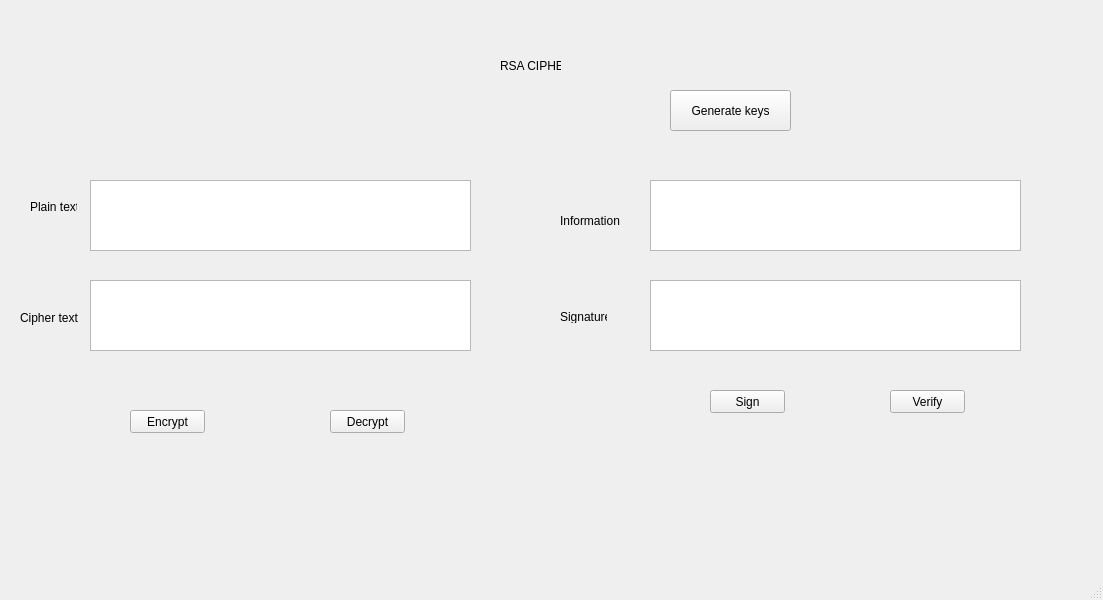
<?xml version="1.0" encoding="UTF-8"?>
<ui version="4.0">
 <class>MainWindow</class>
 <widget class="QMainWindow" name="MainWindow">
  <property name="geometry">
   <rect>
    <x>0</x>
    <y>0</y>
    <width>1103</width>
    <height>600</height>
   </rect>
  </property>
  <property name="windowTitle">
   <string>MainWindow</string>
  </property>
  <widget class="QWidget" name="centralwidget">
   <widget class="QLabel" name="label">
    <property name="geometry">
     <rect>
      <x>500</x>
      <y>40</y>
      <width>61</width>
      <height>51</height>
     </rect>
    </property>
    <property name="text">
     <string>RSA CIPHER</string>
    </property>
   </widget>
   <widget class="QPlainTextEdit" name="txt_plaintext">
    <property name="geometry">
     <rect>
      <x>90</x>
      <y>180</y>
      <width>381</width>
      <height>71</height>
     </rect>
    </property>
   </widget>
   <widget class="QPlainTextEdit" name="txt_cipher">
    <property name="geometry">
     <rect>
      <x>90</x>
      <y>280</y>
      <width>381</width>
      <height>71</height>
     </rect>
    </property>
   </widget>
   <widget class="QPlainTextEdit" name="txt_sign">
    <property name="geometry">
     <rect>
      <x>650</x>
      <y>280</y>
      <width>371</width>
      <height>71</height>
     </rect>
    </property>
   </widget>
   <widget class="QPlainTextEdit" name="txt_Info">
    <property name="geometry">
     <rect>
      <x>650</x>
      <y>180</y>
      <width>371</width>
      <height>71</height>
     </rect>
    </property>
   </widget>
   <widget class="QLabel" name="label_2">
    <property name="geometry">
     <rect>
      <x>30</x>
      <y>200</y>
      <width>47</width>
      <height>13</height>
     </rect>
    </property>
    <property name="text">
     <string>Plain text</string>
    </property>
   </widget>
   <widget class="QLabel" name="label_3">
    <property name="geometry">
     <rect>
      <x>20</x>
      <y>310</y>
      <width>71</width>
      <height>16</height>
     </rect>
    </property>
    <property name="text">
     <string>Cipher text</string>
    </property>
   </widget>
   <widget class="QLabel" name="label_4">
    <property name="geometry">
     <rect>
      <x>560</x>
      <y>210</y>
      <width>91</width>
      <height>21</height>
     </rect>
    </property>
    <property name="text">
     <string>Information</string>
    </property>
   </widget>
   <widget class="QLabel" name="label_5">
    <property name="geometry">
     <rect>
      <x>560</x>
      <y>310</y>
      <width>47</width>
      <height>13</height>
     </rect>
    </property>
    <property name="text">
     <string>Signature</string>
    </property>
   </widget>
   <widget class="QPushButton" name="btn_generate">
    <property name="geometry">
     <rect>
      <x>670</x>
      <y>90</y>
      <width>121</width>
      <height>41</height>
     </rect>
    </property>
    <property name="text">
     <string>Generate keys</string>
    </property>
   </widget>
   <widget class="QPushButton" name="btn_encrypt">
    <property name="geometry">
     <rect>
      <x>130</x>
      <y>410</y>
      <width>75</width>
      <height>23</height>
     </rect>
    </property>
    <property name="text">
     <string>Encrypt</string>
    </property>
   </widget>
   <widget class="QPushButton" name="btn_sign">
    <property name="geometry">
     <rect>
      <x>710</x>
      <y>390</y>
      <width>75</width>
      <height>23</height>
     </rect>
    </property>
    <property name="text">
     <string>Sign</string>
    </property>
   </widget>
   <widget class="QPushButton" name="btn_decrypt">
    <property name="geometry">
     <rect>
      <x>330</x>
      <y>410</y>
      <width>75</width>
      <height>23</height>
     </rect>
    </property>
    <property name="text">
     <string>Decrypt</string>
    </property>
   </widget>
   <widget class="QPushButton" name="btn_verify">
    <property name="geometry">
     <rect>
      <x>890</x>
      <y>390</y>
      <width>75</width>
      <height>23</height>
     </rect>
    </property>
    <property name="text">
     <string>Verify</string>
    </property>
   </widget>
  </widget>
  <widget class="QMenuBar" name="menubar">
   <property name="geometry">
    <rect>
     <x>0</x>
     <y>0</y>
     <width>1103</width>
     <height>21</height>
    </rect>
   </property>
  </widget>
  <widget class="QStatusBar" name="statusbar"/>
 </widget>
 <resources/>
 <connections/>
</ui>
